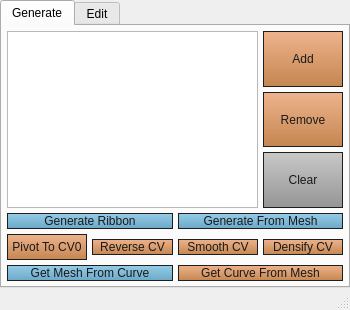
<?xml version="1.0" encoding="UTF-8"?>
<ui version="4.0">
 <class>ldmt_ribbonTools</class>
 <widget class="QMainWindow" name="ldmt_ribbonTools">
  <property name="geometry">
   <rect>
    <x>0</x>
    <y>0</y>
    <width>350</width>
    <height>310</height>
   </rect>
  </property>
  <property name="minimumSize">
   <size>
    <width>350</width>
    <height>250</height>
   </size>
  </property>
  <property name="maximumSize">
   <size>
    <width>450</width>
    <height>550</height>
   </size>
  </property>
  <property name="windowTitle">
   <string>LD Ribbon Tools</string>
  </property>
  <property name="windowOpacity">
   <double>1.000000000000000</double>
  </property>
  <widget class="QWidget" name="centralwidget">
   <layout class="QGridLayout" name="gridLayout">
    <property name="leftMargin">
     <number>0</number>
    </property>
    <property name="topMargin">
     <number>0</number>
    </property>
    <property name="rightMargin">
     <number>0</number>
    </property>
    <property name="bottomMargin">
     <number>0</number>
    </property>
    <property name="spacing">
     <number>0</number>
    </property>
    <item row="0" column="0">
     <widget class="QTabWidget" name="tab_ribbonTools">
      <property name="statusTip">
       <string notr="true"/>
      </property>
      <property name="styleSheet">
       <string notr="true">QPushButton{color: rgb(255,255,255);
background-color: rgb(93, 93, 93);
border-style: solid;
border-width:0px;
border-radius:5px;
min-height:24px;}
QPushButton:hover{background-color: rgb(112, 112, 112);
};
</string>
      </property>
      <property name="tabPosition">
       <enum>QTabWidget::North</enum>
      </property>
      <property name="tabShape">
       <enum>QTabWidget::Rounded</enum>
      </property>
      <property name="currentIndex">
       <number>0</number>
      </property>
      <property name="iconSize">
       <size>
        <width>28</width>
        <height>28</height>
       </size>
      </property>
      <property name="tabBarAutoHide">
       <bool>false</bool>
      </property>
      <widget class="QWidget" name="LDRibbonToolUI_generate">
       <attribute name="title">
        <string>Generate</string>
       </attribute>
       <attribute name="toolTip">
        <string>Haircard generation tools, select curves before use.</string>
       </attribute>
       <layout class="QGridLayout" name="gridLayout_3">
        <property name="leftMargin">
         <number>5</number>
        </property>
        <property name="topMargin">
         <number>5</number>
        </property>
        <property name="rightMargin">
         <number>5</number>
        </property>
        <property name="bottomMargin">
         <number>5</number>
        </property>
        <property name="spacing">
         <number>5</number>
        </property>
        <item row="1" column="0">
         <layout class="QHBoxLayout" name="horizontalLayout_2">
          <property name="spacing">
           <number>5</number>
          </property>
          <item>
           <widget class="QPushButton" name="btn_generateRibbon">
            <property name="statusTip">
             <string> Generate ribbon from curve(s).</string>
            </property>
            <property name="styleSheet">
             <string notr="true">QPushButton{ 
 border:1px solid rgb(30,30,30);
background-color: qlineargradient(spread:pad, x1:1, y1:1, x2:1, y2:0, stop:0 rgba(68, 145, 185, 200), stop:1 rgba(108, 185, 224, 180));
color:rgb(25,25,25);}
QPushButton:hover{ 
 border:1px solid rgb(30,30,30);
background-color: qlineargradient(spread:pad, x1:1, y1:1, x2:1, y2:0, stop:0 rgba(88, 165, 205, 255), stop:1 rgba(128, 205, 244, 255));
color:rgb(25,25,25);
text-decoration: underline!important;}
QPushButton:pressed{ 
 border:1px solid rgb(30,30,30);
background-color: qlineargradient(spread:pad, x1:1, y1:1, x2:1, y2:0, stop:0 rgba(108, 185, 224, 180), stop:1 rgba(68, 145, 185, 200));
color:rgb(25,25,25);}</string>
            </property>
            <property name="text">
             <string>Generate Ribbon</string>
            </property>
           </widget>
          </item>
          <item>
           <widget class="QPushButton" name="btn_generateFromMesh">
            <property name="mouseTracking">
             <bool>false</bool>
            </property>
            <property name="statusTip">
             <string> Generate from the selected haircard in list.</string>
            </property>
            <property name="autoFillBackground">
             <bool>false</bool>
            </property>
            <property name="styleSheet">
             <string notr="true">QPushButton{ 
 border:1px solid rgb(30,30,30);
background-color: qlineargradient(spread:pad, x1:1, y1:1, x2:1, y2:0, stop:0 rgba(68, 145, 185, 200), stop:1 rgba(108, 185, 224, 180));
color:rgb(25,25,25);}
QPushButton:hover{ 
 border:1px solid rgb(30,30,30);
background-color: qlineargradient(spread:pad, x1:1, y1:1, x2:1, y2:0, stop:0 rgba(88, 165, 205, 255), stop:1 rgba(128, 205, 244, 255));
color:rgb(25,25,25);
text-decoration: underline!important;}
QPushButton:pressed{ 
 border:1px solid rgb(30,30,30);
background-color: qlineargradient(spread:pad, x1:1, y1:1, x2:1, y2:0, stop:0 rgba(108, 185, 224, 180), stop:1 rgba(68, 145, 185, 200));
color:rgb(25,25,25);}</string>
            </property>
            <property name="text">
             <string>Generate From Mesh</string>
            </property>
            <property name="autoDefault">
             <bool>false</bool>
            </property>
           </widget>
          </item>
         </layout>
        </item>
        <item row="3" column="0">
         <layout class="QHBoxLayout" name="horizontalLayout_3">
          <property name="spacing">
           <number>5</number>
          </property>
          <property name="sizeConstraint">
           <enum>QLayout::SetDefaultConstraint</enum>
          </property>
          <item>
           <widget class="QPushButton" name="btn_pivotToCV0">
            <property name="sizePolicy">
             <sizepolicy hsizetype="Preferred" vsizetype="Preferred">
              <horstretch>0</horstretch>
              <verstretch>0</verstretch>
             </sizepolicy>
            </property>
            <property name="minimumSize">
             <size>
              <width>0</width>
              <height>26</height>
             </size>
            </property>
            <property name="statusTip">
             <string> Move pivot to CV0. You can select connected meshes as input.</string>
            </property>
            <property name="styleSheet">
             <string notr="true">QPushButton{ 
 border:1px solid rgb(30,30,30);
background-color: qlineargradient(spread:pad, x1:1, y1:1, x2:1, y2:0, stop:0 rgba(189, 118, 57, 225), stop:1 rgba(235, 158, 108, 195));
color:rgb(25,25,25);}
QPushButton:hover{ 
 border:1px solid rgb(30,30,30);
background-color: qlineargradient(spread:pad, x1:1, y1:1, x2:1, y2:0, stop:0 rgba(189, 118, 57, 255), stop:1 rgba(255, 178, 128, 255));
color:rgb(25,25,25);
text-decoration: underline!important;
}
QPushButton:pressed{ 
 border:1px solid rgb(30,30,30);
background-color: qlineargradient(spread:pad, x1:1, y1:1, x2:1, y2:0, stop:0 rgba(235, 158, 108, 195), stop:1 rgba( 189, 118, 57, 225));
color:rgb(25,25,25);}</string>
            </property>
            <property name="text">
             <string>Pivot To CV0</string>
            </property>
           </widget>
          </item>
          <item>
           <widget class="QPushButton" name="btn_reverseCV">
            <property name="statusTip">
             <string> Reverse curve(s). You can select connected meshes as input.</string>
            </property>
            <property name="styleSheet">
             <string notr="true">QPushButton{ 
 border:1px solid rgb(30,30,30);
background-color: qlineargradient(spread:pad, x1:1, y1:1, x2:1, y2:0, stop:0 rgba(189, 118, 57, 225), stop:1 rgba(235, 158, 108, 195));
color:rgb(25,25,25);}
QPushButton:hover{ 
 border:1px solid rgb(30,30,30);
background-color: qlineargradient(spread:pad, x1:1, y1:1, x2:1, y2:0, stop:0 rgba(189, 118, 57, 255), stop:1 rgba(255, 178, 128, 255));
color:rgb(25,25,25);
text-decoration: underline!important;
}
QPushButton:pressed{ 
 border:1px solid rgb(30,30,30);
background-color: qlineargradient(spread:pad, x1:1, y1:1, x2:1, y2:0, stop:0 rgba(235, 158, 108, 195), stop:1 rgba( 189, 118, 57, 225));
color:rgb(25,25,25);}</string>
            </property>
            <property name="text">
             <string>Reverse CV</string>
            </property>
           </widget>
          </item>
          <item>
           <widget class="QPushButton" name="btn_smoothCV">
            <property name="statusTip">
             <string> Rebuild curve(s) to fewer spans. Can use connected meshes as input.</string>
            </property>
            <property name="styleSheet">
             <string notr="true">QPushButton{ 
 border:1px solid rgb(30,30,30);
background-color: qlineargradient(spread:pad, x1:1, y1:1, x2:1, y2:0, stop:0 rgba(189, 118, 57, 225), stop:1 rgba(235, 158, 108, 195));
color:rgb(25,25,25);}
QPushButton:hover{ 
 border:1px solid rgb(30,30,30);
background-color: qlineargradient(spread:pad, x1:1, y1:1, x2:1, y2:0, stop:0 rgba(189, 118, 57, 255), stop:1 rgba(255, 178, 128, 255));
color:rgb(25,25,25);
text-decoration: underline!important;
}
QPushButton:pressed{ 
 border:1px solid rgb(30,30,30);
background-color: qlineargradient(spread:pad, x1:1, y1:1, x2:1, y2:0, stop:0 rgba(235, 158, 108, 195), stop:1 rgba( 189, 118, 57, 225));
color:rgb(25,25,25);}</string>
            </property>
            <property name="text">
             <string>Smooth CV</string>
            </property>
           </widget>
          </item>
          <item>
           <widget class="QPushButton" name="btn_densifyCV">
            <property name="statusTip">
             <string> Rebuild curve(s) to more spans. Can use connected meshes as input.</string>
            </property>
            <property name="styleSheet">
             <string notr="true">QPushButton{ 
 border:1px solid rgb(30,30,30);
background-color: qlineargradient(spread:pad, x1:1, y1:1, x2:1, y2:0, stop:0 rgba(189, 118, 57, 225), stop:1 rgba(235, 158, 108, 195));
color:rgb(25,25,25);}
QPushButton:hover{ 
 border:1px solid rgb(30,30,30);
background-color: qlineargradient(spread:pad, x1:1, y1:1, x2:1, y2:0, stop:0 rgba(189, 118, 57, 255), stop:1 rgba(255, 178, 128, 255));
color:rgb(25,25,25);
text-decoration: underline!important;
}
QPushButton:pressed{ 
 border:1px solid rgb(30,30,30);
background-color: qlineargradient(spread:pad, x1:1, y1:1, x2:1, y2:0, stop:0 rgba(235, 158, 108, 195), stop:1 rgba( 189, 118, 57, 225));
color:rgb(25,25,25);}</string>
            </property>
            <property name="text">
             <string>Densify CV</string>
            </property>
           </widget>
          </item>
         </layout>
        </item>
        <item row="0" column="0">
         <layout class="QVBoxLayout" name="verticalLayout" stretch="0">
          <property name="sizeConstraint">
           <enum>QLayout::SetMinimumSize</enum>
          </property>
          <item>
           <layout class="QHBoxLayout" name="horizontalLayout" stretch="1,0">
            <property name="sizeConstraint">
             <enum>QLayout::SetMinimumSize</enum>
            </property>
            <item>
             <widget class="QListWidget" name="list_selection">
              <property name="sizePolicy">
               <sizepolicy hsizetype="Expanding" vsizetype="Expanding">
                <horstretch>1</horstretch>
                <verstretch>0</verstretch>
               </sizepolicy>
              </property>
              <property name="minimumSize">
               <size>
                <width>200</width>
                <height>100</height>
               </size>
              </property>
              <property name="maximumSize">
               <size>
                <width>300</width>
                <height>16777215</height>
               </size>
              </property>
             </widget>
            </item>
            <item>
             <layout class="QGridLayout" name="gridLayout_2" columnstretch="0">
              <property name="sizeConstraint">
               <enum>QLayout::SetMinimumSize</enum>
              </property>
              <item row="1" column="0">
               <widget class="QPushButton" name="btn_remove">
                <property name="sizePolicy">
                 <sizepolicy hsizetype="Maximum" vsizetype="Expanding">
                  <horstretch>1</horstretch>
                  <verstretch>1</verstretch>
                 </sizepolicy>
                </property>
                <property name="minimumSize">
                 <size>
                  <width>80</width>
                  <height>26</height>
                 </size>
                </property>
                <property name="maximumSize">
                 <size>
                  <width>100</width>
                  <height>16777215</height>
                 </size>
                </property>
                <property name="statusTip">
                 <string> Remove single haircard item from list.</string>
                </property>
                <property name="styleSheet">
                 <string notr="true">QPushButton{ 
 border:1px solid rgb(30,30,30);
background-color: qlineargradient(spread:pad, x1:1, y1:1, x2:1, y2:0, stop:0 rgba(189, 118, 57, 225), stop:1 rgba(235, 158, 108, 195));
color:rgb(25,25,25);}
QPushButton:hover{ 
 border:1px solid rgb(30,30,30);
background-color: qlineargradient(spread:pad, x1:1, y1:1, x2:1, y2:0, stop:0 rgba(189, 118, 57, 255), stop:1 rgba(255, 178, 128, 255));
color:rgb(25,25,25);
text-decoration: underline!important;
}
QPushButton:pressed{ 
 border:1px solid rgb(30,30,30);
background-color: qlineargradient(spread:pad, x1:1, y1:1, x2:1, y2:0, stop:0 rgba(235, 158, 108, 195), stop:1 rgba( 189, 118, 57, 225));
color:rgb(25,25,25);}</string>
                </property>
                <property name="text">
                 <string>Remove</string>
                </property>
               </widget>
              </item>
              <item row="0" column="0">
               <widget class="QPushButton" name="btn_add">
                <property name="sizePolicy">
                 <sizepolicy hsizetype="Maximum" vsizetype="Expanding">
                  <horstretch>1</horstretch>
                  <verstretch>1</verstretch>
                 </sizepolicy>
                </property>
                <property name="minimumSize">
                 <size>
                  <width>80</width>
                  <height>26</height>
                 </size>
                </property>
                <property name="maximumSize">
                 <size>
                  <width>100</width>
                  <height>16777215</height>
                 </size>
                </property>
                <property name="statusTip">
                 <string> Add pre-made haircard items into list. Multiple supported.</string>
                </property>
                <property name="styleSheet">
                 <string notr="true">QPushButton{ 
 border:1px solid rgb(30,30,30);
background-color: qlineargradient(spread:pad, x1:1, y1:1, x2:1, y2:0, stop:0 rgba(189, 118, 57, 225), stop:1 rgba(235, 158, 108, 195));
color:rgb(25,25,25);}
QPushButton:hover{ 
 border:1px solid rgb(30,30,30);
background-color: qlineargradient(spread:pad, x1:1, y1:1, x2:1, y2:0, stop:0 rgba(189, 118, 57, 255), stop:1 rgba(255, 178, 128, 255));
color:rgb(25,25,25);
text-decoration: underline!important;
}
QPushButton:pressed{ 
 border:1px solid rgb(30,30,30);
background-color: qlineargradient(spread:pad, x1:1, y1:1, x2:1, y2:0, stop:0 rgba(235, 158, 108, 195), stop:1 rgba( 189, 118, 57, 225));
color:rgb(25,25,25);}</string>
                </property>
                <property name="text">
                 <string>Add</string>
                </property>
               </widget>
              </item>
              <item row="2" column="0">
               <widget class="QPushButton" name="btn_clear">
                <property name="sizePolicy">
                 <sizepolicy hsizetype="Maximum" vsizetype="Expanding">
                  <horstretch>1</horstretch>
                  <verstretch>1</verstretch>
                 </sizepolicy>
                </property>
                <property name="minimumSize">
                 <size>
                  <width>80</width>
                  <height>26</height>
                 </size>
                </property>
                <property name="maximumSize">
                 <size>
                  <width>100</width>
                  <height>16777215</height>
                 </size>
                </property>
                <property name="statusTip">
                 <string> Clear all the haircard items from list.</string>
                </property>
                <property name="styleSheet">
                 <string notr="true">*.QPushButton{ 
background-color: qlineargradient(spread:pad, x1:1, y1:1, x2:1, y2:0, stop:0 rgba(135, 135, 135, 225), stop:1 rgba(185,185, 185, 195));
border:1px solid rgb(30,30,30);
color: rgb( 25,25,25 );
}
*.QPushButton:hover{ 
background-color: qlineargradient(spread:pad, x1:1, y1:1, x2:1, y2:0, stop:0 rgba(155, 155, 155, 255), stop:1 rgba(205,205, 205, 255));
border:1px solid rgb(30,30,30);
color: rgb( 25,25,25 );
text-decoration: underline!important;
}
*.QPushButton:pressed{ 
background-color: qlineargradient(spread:pad, x1:1, y1:1, x2:1, y2:0, stop:0 rgba(175, 175, 175, 195), stop:1 rgba(115,115, 115, 225));
border:1px solid rgb(30,30,30);
color: rgb( 25,25,25 );
}</string>
                </property>
                <property name="text">
                 <string>Clear</string>
                </property>
               </widget>
              </item>
             </layout>
            </item>
           </layout>
          </item>
         </layout>
        </item>
        <item row="4" column="0">
         <layout class="QHBoxLayout" name="horizontalLayout_5">
          <property name="spacing">
           <number>5</number>
          </property>
          <item>
           <widget class="QPushButton" name="btn_getMeshFromCurve">
            <property name="statusTip">
             <string>Get related mesh from curves.</string>
            </property>
            <property name="styleSheet">
             <string notr="true">QPushButton{ 
 border:1px solid rgb(30,30,30);
background-color: qlineargradient(spread:pad, x1:1, y1:1, x2:1, y2:0, stop:0 rgba(68, 145, 185, 200), stop:1 rgba(108, 185, 224, 180));
color:rgb(25,25,25);}
QPushButton:hover{ 
 border:1px solid rgb(30,30,30);
background-color: qlineargradient(spread:pad, x1:1, y1:1, x2:1, y2:0, stop:0 rgba(88, 165, 205, 255), stop:1 rgba(128, 205, 244, 255));
color:rgb(25,25,25);
text-decoration: underline!important;}
QPushButton:pressed{ 
 border:1px solid rgb(30,30,30);
background-color: qlineargradient(spread:pad, x1:1, y1:1, x2:1, y2:0, stop:0 rgba(108, 185, 224, 180), stop:1 rgba(68, 145, 185, 200));
color:rgb(25,25,25);}</string>
            </property>
            <property name="text">
             <string>Get Mesh From Curve</string>
            </property>
           </widget>
          </item>
          <item>
           <widget class="QPushButton" name="btn_getCurveFromMesh">
            <property name="mouseTracking">
             <bool>false</bool>
            </property>
            <property name="statusTip">
             <string>Get related curves from meshes.</string>
            </property>
            <property name="autoFillBackground">
             <bool>false</bool>
            </property>
            <property name="styleSheet">
             <string notr="true">QPushButton{ 
 border:1px solid rgb(30,30,30);
background-color: qlineargradient(spread:pad, x1:1, y1:1, x2:1, y2:0, stop:0 rgba(189, 118, 57, 225), stop:1 rgba(235, 158, 108, 195));
color:rgb(25,25,25);}
QPushButton:hover{ 
 border:1px solid rgb(30,30,30);
background-color: qlineargradient(spread:pad, x1:1, y1:1, x2:1, y2:0, stop:0 rgba(189, 118, 57, 255), stop:1 rgba(255, 178, 128, 255));
color:rgb(25,25,25);
text-decoration: underline!important;
}
QPushButton:pressed{ 
 border:1px solid rgb(30,30,30);
background-color: qlineargradient(spread:pad, x1:1, y1:1, x2:1, y2:0, stop:0 rgba(235, 158, 108, 195), stop:1 rgba( 189, 118, 57, 225));
color:rgb(25,25,25);}</string>
            </property>
            <property name="text">
             <string>Get Curve From Mesh</string>
            </property>
            <property name="autoDefault">
             <bool>false</bool>
            </property>
           </widget>
          </item>
         </layout>
        </item>
       </layout>
      </widget>
      <widget class="QWidget" name="tab_generate">
       <property name="styleSheet">
        <string notr="true">QPushButton{ 
 border:1px solid rgb(30,30,30);
background-color: qlineargradient(spread:pad, x1:1, y1:1, x2:1, y2:0, stop:0 rgba(189, 118, 57, 225), stop:1 rgba(235, 158, 108, 195));
color:rgb(25,25,25);}
QPushButton:hover{ 
 border:1px solid rgb(30,30,30);
background-color: qlineargradient(spread:pad, x1:1, y1:1, x2:1, y2:0, stop:0 rgba(189, 118, 57, 255), stop:1 rgba(255, 178, 128, 255));
color:rgb(25,25,25);
text-decoration: underline!important;
}
QPushButton:pressed{ 
 border:1px solid rgb(30,30,30);
background-color: qlineargradient(spread:pad, x1:1, y1:1, x2:1, y2:0, stop:0 rgba(235, 158, 108, 195), stop:1 rgba( 189, 118, 57, 225));
color:rgb(25,25,25);}</string>
       </property>
       <attribute name="title">
        <string>Edit</string>
       </attribute>
       <layout class="QGridLayout" name="gridLayout_4">
        <property name="verticalSpacing">
         <number>9</number>
        </property>
        <item row="5" column="2">
         <widget class="QPushButton" name="btn_alignRibbonToTangent">
          <property name="statusTip">
           <string>Select ribbons first then the target surface.</string>
          </property>
          <property name="styleSheet">
           <string notr="true"/>
          </property>
          <property name="text">
           <string>Align Ribbon To Tangent</string>
          </property>
         </widget>
        </item>
        <item row="5" column="1">
         <widget class="QPushButton" name="btn_fixCurvature">
          <property name="statusTip">
           <string>Fix curvature direction error.</string>
          </property>
          <property name="styleSheet">
           <string notr="true"/>
          </property>
          <property name="text">
           <string>Fix Curvature</string>
          </property>
         </widget>
        </item>
        <item row="0" column="1" colspan="2">
         <widget class="QGroupBox" name="groupBox_deformer_2">
          <property name="sizePolicy">
           <sizepolicy hsizetype="Preferred" vsizetype="Preferred">
            <horstretch>0</horstretch>
            <verstretch>0</verstretch>
           </sizepolicy>
          </property>
          <property name="minimumSize">
           <size>
            <width>0</width>
            <height>0</height>
           </size>
          </property>
          <property name="maximumSize">
           <size>
            <width>16777215</width>
            <height>16777215</height>
           </size>
          </property>
          <property name="font">
           <font>
            <family>Segoe UI</family>
            <pointsize>9</pointsize>
           </font>
          </property>
          <property name="styleSheet">
           <string notr="true">*.QGroupBox {
    background-style:None;
	margin-top:6px;
	border:1px solid rgb(145,145,145);
	padding: 2px 1px 1px 1px;
	border-radius: 6px;
}

*.QGroupBox::title {
    background-style: None;
	top:-9px;
	subcontrol-position: top center;
	color: rgb(145,145,145);
}</string>
          </property>
          <property name="title">
           <string>Randomize Attributes</string>
          </property>
          <property name="alignment">
           <set>Qt::AlignCenter</set>
          </property>
          <layout class="QGridLayout" name="gridLayout_8">
           <property name="leftMargin">
            <number>6</number>
           </property>
           <property name="topMargin">
            <number>6</number>
           </property>
           <property name="rightMargin">
            <number>6</number>
           </property>
           <property name="bottomMargin">
            <number>2</number>
           </property>
           <property name="spacing">
            <number>5</number>
           </property>
           <item row="2" column="1">
            <widget class="QPushButton" name="btn_random_taper">
             <property name="statusTip">
              <string>Randomize taper.</string>
             </property>
             <property name="styleSheet">
              <string notr="true"/>
             </property>
             <property name="text">
              <string>Taper</string>
             </property>
            </widget>
           </item>
           <item row="2" column="0">
            <widget class="QPushButton" name="btn_random_rotation">
             <property name="statusTip">
              <string>Randomize rotation.</string>
             </property>
             <property name="styleSheet">
              <string notr="true"/>
             </property>
             <property name="text">
              <string>Rotation</string>
             </property>
            </widget>
           </item>
           <item row="1" column="0">
            <widget class="QPushButton" name="btn_random_width">
             <property name="statusTip">
              <string>Randomize width.</string>
             </property>
             <property name="styleSheet">
              <string notr="true"/>
             </property>
             <property name="text">
              <string>Width</string>
             </property>
            </widget>
           </item>
           <item row="1" column="1">
            <widget class="QPushButton" name="btn_random_curvature">
             <property name="statusTip">
              <string>Randomize curvature.</string>
             </property>
             <property name="styleSheet">
              <string notr="true"/>
             </property>
             <property name="text">
              <string>Curvature</string>
             </property>
            </widget>
           </item>
           <item row="3" column="0">
            <widget class="QPushButton" name="btn_random_twist">
             <property name="statusTip">
              <string>Randomize twist.</string>
             </property>
             <property name="styleSheet">
              <string notr="true"/>
             </property>
             <property name="text">
              <string>Twist</string>
             </property>
            </widget>
           </item>
           <item row="0" column="1">
            <widget class="QLineEdit" name="text_randomIntensity">
             <property name="sizePolicy">
              <sizepolicy hsizetype="Preferred" vsizetype="Fixed">
               <horstretch>0</horstretch>
               <verstretch>0</verstretch>
              </sizepolicy>
             </property>
             <property name="statusTip">
              <string>Input a percentage as random intensity.</string>
             </property>
             <property name="styleSheet">
              <string notr="true">border-radius: 4px;
border:1px solid rgb(30,30,30);
background-color: rgb(30,30,30, 215);
color:rgb(175,175,175);</string>
             </property>
            </widget>
           </item>
           <item row="0" column="0">
            <widget class="QLabel" name="label">
             <property name="text">
              <string>Random Intensity (%)</string>
             </property>
             <property name="alignment">
              <set>Qt::AlignCenter</set>
             </property>
            </widget>
           </item>
          </layout>
         </widget>
        </item>
       </layout>
      </widget>
     </widget>
    </item>
   </layout>
  </widget>
  <widget class="QStatusBar" name="statusBar">
   <property name="toolTip">
    <string>Liu Dian xgits@outlook.com</string>
   </property>
   <property name="statusTip">
    <string>Liu Dian xgits@outlook.com</string>
   </property>
   <property name="layoutDirection">
    <enum>Qt::LeftToRight</enum>
   </property>
   <property name="autoFillBackground">
    <bool>false</bool>
   </property>
   <property name="styleSheet">
    <string notr="true"/>
   </property>
  </widget>
 </widget>
 <resources/>
 <connections/>
</ui>
